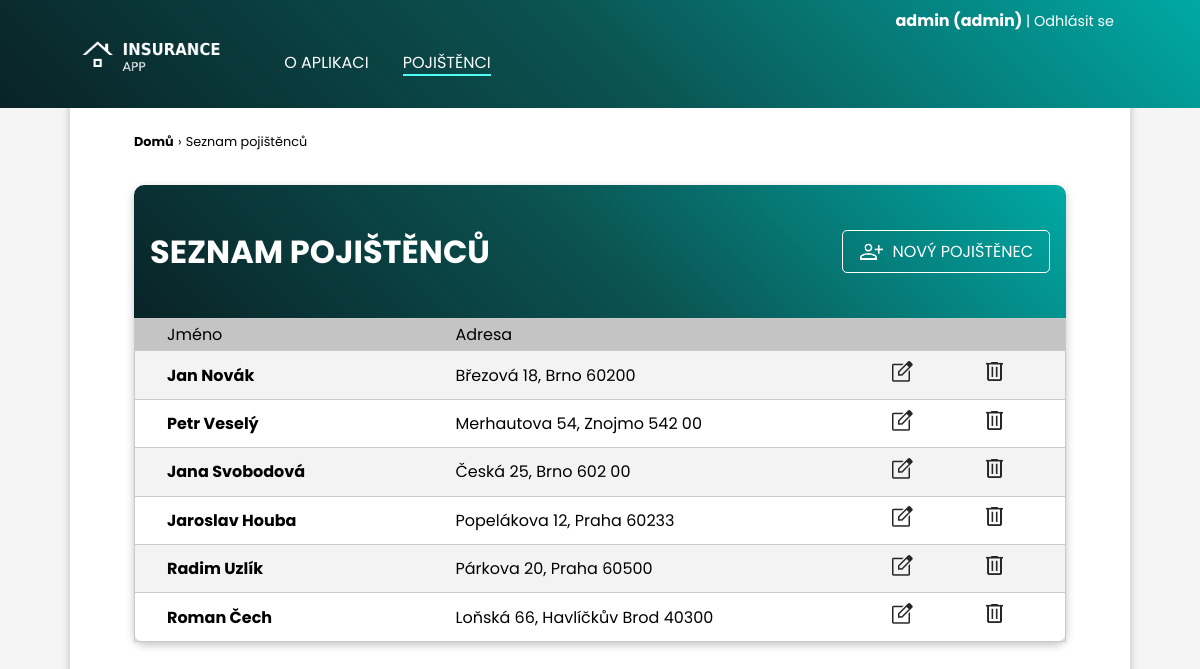
Before: /pojistenci/ (signed in) with the older database file.
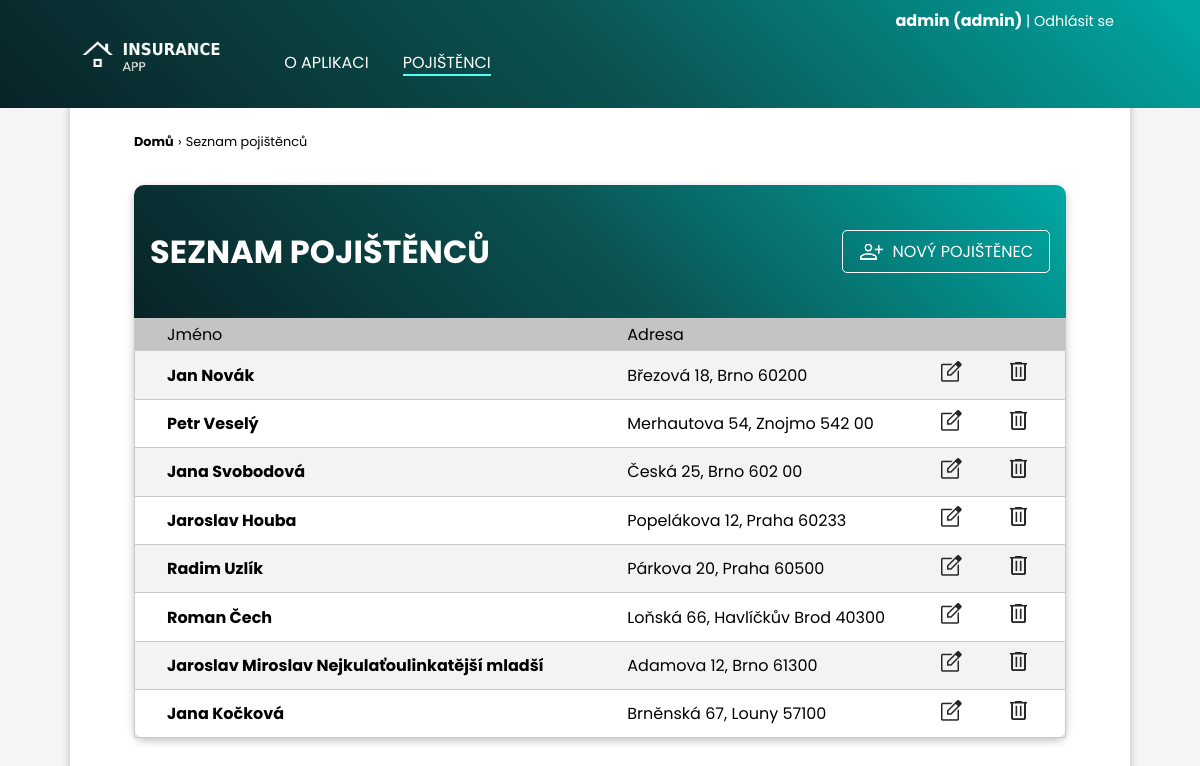
After: the same page with the newer database file.
### clients/models.py (models this page shows, shortened)
class Client(models.Model):
    name = models.CharField(max_length=200, verbose_name="Jméno")
    surname = models.CharField(max_length=200, verbose_name="Příjmení")
    street_address = models.CharField(max_length=200, verbose_name="Ulice a číslo popisné")
    city = models.CharField(max_length=100, verbose_name="Město")
    postal_code = models.CharField(max_length=6, verbose_name="Poštovní směrovací číslo")
    email = models.EmailField(max_length=200, verbose_name="Email")
    phone_number = models.CharField(max_length=16, verbose_name="Telefon")

### clients/views.py (the view)
# urls.py: path("pojistenci/", views.list_all_clients, name="list-all-clients"),
@login_required
def list_all_clients(request):
    clients = Client.objects.all()
    return render(request, "clients/clients_list.html", {
        "clients": clients
    })

### clients/templates/clients/clients_list.html (shortened to what this page needs)
{% extends 'clients/layout.html' %}
{% load static %}
{% block navigation %}
<li><a  href="{% url 'clients:index' %}">O&nbsp;aplikaci</a></li>
<li><a class="active" href="{% url 'clients:list-all-clients' %}">Pojištěnci</a></li>
{% endblock navigation %}
{% block section %}
<div class="page-path">
    <a href="{% url 'clients:index' %}">Domů</a>
    <p>&rsaquo;</p>
    <p>Seznam pojištěnců</p>
</div>
<div class="table-content-box">
    <div class="content-box-header table-header">
        <h1>Seznam pojištěnců</h1>
        {% if user.is_staff %}
        <a href="{% url 'clients:create-client' %}"><img src="{% static 'clients/person_add_blue.png' %}" alt="add person" height="25px">NOVÝ POJIŠTĚNEC</a>
        {% endif %}
    </div>
    <div class="custom-table">
        <table>
        {% if clients|length > 0 %}
            <tr>
                <th>Jméno</th>
                <th>Adresa</th>
                <th></th>
                <th></th>
            </tr>
        {% endif %}
        {% for client in clients %}
            <tr>
                <td><a href="{% url 'clients:client-detail' client.id %}">{{ client.name }} {{ client.surname }}</a></td>
                <td>{{ client.street_address }}, {{ client.city }} {{ client.postal_code }}</td>
                {% if user.is_staff %}
                <td class="table-button"><a href="{% url 'clients:edit-client' client.id %}"><img src="{% static 'clients/edit.png' %}" height="25px" alt="edit" title="upravit"></a></td>
                <td class="table-button"><a href="{% url 'clients:delete-client' client.id %}"><img src="{% static 'clients/delete.png' %}" height="25px" alt="delete" title="smazat"></a></td>
                {% else %}
                <td></td>
                <td></td>
                {% endif %}
            </tr>
        {% empty %}
            <p>Žádný záznam.</p>
        {% endfor %}
        </table>
    </div>
</div>
{% endblock section %}

Changed rows visible on the page:
added Client: name "Jaroslav Miroslav", surname "Nejkulaťoulinkatější mladší", street_address "Adamova 12", city "Brno", postal_code "61300"
added Client: name "Jana", surname "Kočková", street_address "Brněnská 67", city "Louny", postal_code "57100"
